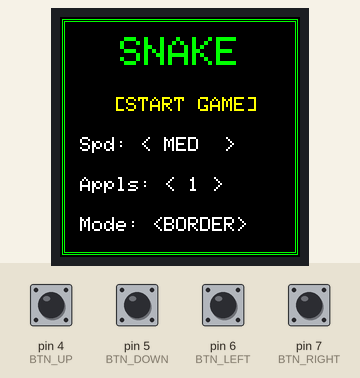
Simulated run of this sketch. Board: Arduino Uno, built for the host (arithmetic inside an expression is 32-bit, double 64-bit). Shown: 240×240 colour display. Inputs (shaded band) come from the test bench; at power-on: pin 4 (BTN_UP), pin 5 (BTN_DOWN), pin 6 (BTN_LEFT), pin 7 (BTN_RIGHT) HIGH. Random numbers use the default seed unless the sketch sets one.

Above: at 1.4 s.
1.5 s: pin 7 (BTN_RIGHT) pulled LOW for 0.15 s
At 1.65 s:
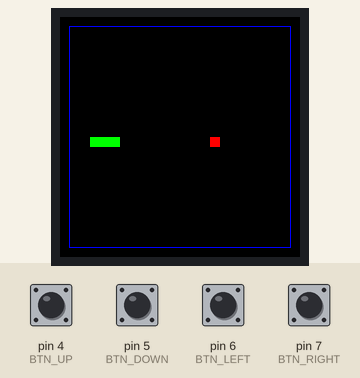
2.2 s: pin 4 (BTN_UP) pulled LOW for 0.15 s
At 2.3 s:
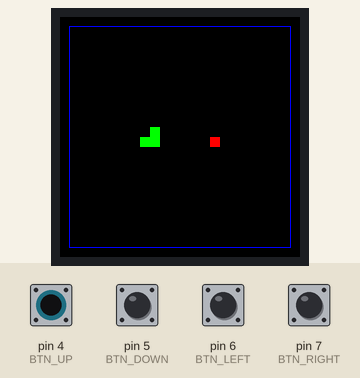
2.9 s: pin 6 (BTN_LEFT) pulled LOW for 0.15 s
At 3.02 s:
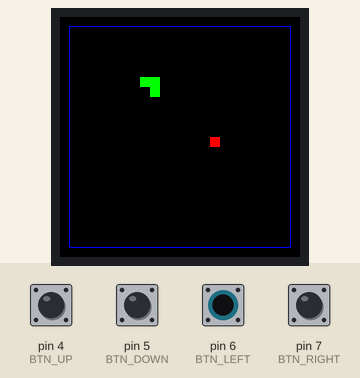
3.6 s: pin 5 (BTN_DOWN) pulled LOW for 0.15 s
At 3.74 s:
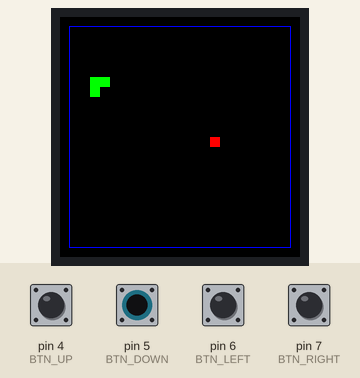
4.3 s: pin 6 (BTN_LEFT) pulled LOW for 1 s
At 4.61 s:
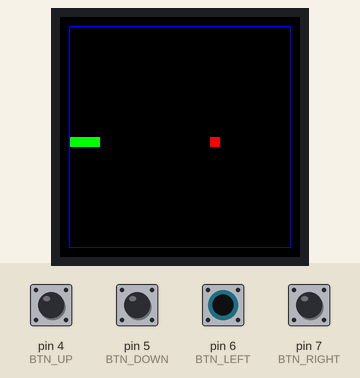
8.2 s: pin 4 (BTN_UP) pulled LOW for 1 s
At 9.4 s:
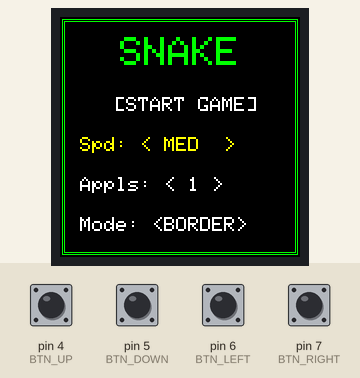
Timing chart, 0 to 11.2 s (numbered marks = the images above; inputs shaded):
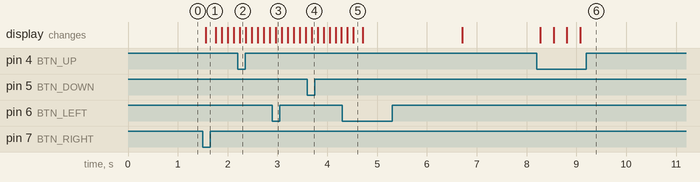

The sketch:

snake.ino
```cpp
#include <Adafruit_GFX.h>
#include <Adafruit_ST7789.h>
#include <SPI.h>

// --- SCREEN PINS ---
#define TFT_CS    10
#define TFT_DC    9
#define TFT_MOSI  11
#define TFT_SCLK  12
#define TFT_RST   -1

Adafruit_ST7789 tft = Adafruit_ST7789(TFT_CS, TFT_DC, TFT_RST);

// --- BUTTON PINS ---
#define BTN_UP    4
#define BTN_DOWN  5
#define BTN_LEFT  6
#define BTN_RIGHT 7

// --- GAME SETTINGS ---
#define GRID_SIZE 10
#define MAX_SNAKE_LENGTH 100

// --- STATE & MENU VARIABLES ---
int gameState = 0;
int menuHover = 0;
int diffSetting = 1;     // 0 = Easy, 1 = Med, 2 = Hard
int appleSetting = 0;    // 0 = 1, 1 = 3, 2 = 5
int modeSetting = 0;     // 0 = Border, 1 = Wrap, 2 = Magnet

int currentSpeed = 120;
int numApples = 1;
int frameCount = 0;

// --- HIGH SCORES ARRAY (3x3x3 Grid) ---
int highScores[3][3][3] = {0};

// --- SNAKE & FOOD ARRAYS ---
int snakeX[MAX_SNAKE_LENGTH];
int snakeY[MAX_SNAKE_LENGTH];
int snakeLength;
int dirX, dirY;
int foodX[5];
int foodY[5];

// ==========================================
// CUSTOM FUNCTIONS
// ==========================================

void drawMenu() {
  tft.fillScreen(ST77XX_BLACK);

  tft.drawRect(2, 2, 236, 236, ST77XX_GREEN);
  tft.drawRect(4, 4, 232, 232, ST77XX_GREEN);

  tft.setCursor(60, 20);
  tft.setTextColor(ST77XX_GREEN);
  tft.setTextSize(4);
  tft.print("SNAKE");

  tft.setTextSize(2);

  // Option 0: Start Game
  tft.setCursor(54, 80);
  if (menuHover == 0) tft.setTextColor(ST77XX_YELLOW); else tft.setTextColor(ST77XX_WHITE);
  tft.print("[START GAME]");

  // Option 1: Difficulty
  tft.setCursor(20, 120);
  if (menuHover == 1) tft.setTextColor(ST77XX_YELLOW); else tft.setTextColor(ST77XX_WHITE);
  tft.print("Spd:");
  if (diffSetting == 0) tft.print(" < EASY >");
  else if (diffSetting == 1) tft.print(" < MED  >");
  else tft.print(" < HARD >");

  // Option 2: Apples
  tft.setCursor(20, 160);
  if (menuHover == 2) tft.setTextColor(ST77XX_YELLOW); else tft.setTextColor(ST77XX_WHITE);
  tft.print("Appls:");
  if (appleSetting == 0) tft.print(" < 1 >");
  else if (appleSetting == 1) tft.print(" < 3 >");
  else tft.print(" < 5 >");

  // Option 3: Game Mode
  tft.setCursor(20, 200);
  if (menuHover == 3) tft.setTextColor(ST77XX_YELLOW); else tft.setTextColor(ST77XX_WHITE);
  tft.print("Mode:");
  if (modeSetting == 0) tft.print(" <BORDER>");
  else if (modeSetting == 1) tft.print(" < WRAP >");
  else tft.print(" <MAGNET>");
}

void spawnFood(int index) {
  bool safeToSpawn = false;

  while (!safeToSpawn) {
    foodX[index] = random(1, 23) * GRID_SIZE;
    foodY[index] = random(1, 23) * GRID_SIZE;
    safeToSpawn = true;

    for (int i = 0; i < snakeLength; i++) {
      if (foodX[index] == snakeX[i] && foodY[index] == snakeY[i]) {
        safeToSpawn = false;
        break;
      }
    }
  }
  tft.fillRect(foodX[index], foodY[index], GRID_SIZE, GRID_SIZE, ST77XX_RED);
}

void resetGame() {
  tft.fillScreen(ST77XX_BLACK);
  frameCount = 0;

  if (appleSetting == 0) numApples = 1;
  else if (appleSetting == 1) numApples = 3;
  else numApples = 5;

  if (modeSetting != 1) {
    tft.drawRect(9, 9, 222, 222, ST77XX_BLUE);
  }

  snakeLength = 3;
  dirX = 1;
  dirY = 0;

  for(int i = 0; i < snakeLength; i++) {
    snakeX[i] = 50 - (i * GRID_SIZE);
    snakeY[i] = 120;
    tft.fillRect(snakeX[i], snakeY[i], GRID_SIZE, GRID_SIZE, ST77XX_GREEN);
  }

  foodX[0] = 150;
  foodY[0] = 120;
  tft.fillRect(foodX[0], foodY[0], GRID_SIZE, GRID_SIZE, ST77XX_RED);

  for (int i = 1; i < numApples; i++) {
    spawnFood(i);
  }
}

// ==========================================
// MAIN SETUP
// ==========================================
void setup() {
  Serial.begin(115200);

  pinMode(BTN_UP, INPUT_PULLUP);
  pinMode(BTN_DOWN, INPUT_PULLUP);
  pinMode(BTN_LEFT, INPUT_PULLUP);
  pinMode(BTN_RIGHT, INPUT_PULLUP);

  SPI.begin(TFT_SCLK, -1, TFT_MOSI, TFT_CS);
  tft.init(240, 240);
  tft.setRotation(2);

  drawMenu();
}

// ==========================================
// MAIN LOOP
// ==========================================
void loop() {

  // --- STATE 0: MAIN MENU ---
  if (gameState == 0) {
    if (digitalRead(BTN_UP) == LOW) {
      menuHover--;
      if (menuHover < 0) menuHover = 3;
      drawMenu();
      delay(200);
    }
    if (digitalRead(BTN_DOWN) == LOW) {
      menuHover++;
      if (menuHover > 3) menuHover = 0;
      drawMenu();
      delay(200);
    }

    if (digitalRead(BTN_LEFT) == LOW) {
      if (menuHover == 1) { diffSetting--; if (diffSetting < 0) diffSetting = 2; }
      if (menuHover == 2) { appleSetting--; if (appleSetting < 0) appleSetting = 2; }
      if (menuHover == 3) { modeSetting--; if (modeSetting < 0) modeSetting = 2; }
      drawMenu();
      delay(200);
    }

    if (digitalRead(BTN_RIGHT) == LOW) {
      if (menuHover == 0) {
        if (diffSetting == 0) currentSpeed = 180;
        else if (diffSetting == 1) currentSpeed = 120;
        else if (diffSetting == 2) currentSpeed = 60;

        gameState = 1;
        resetGame();
      } else {
        if (menuHover == 1) { diffSetting++; if (diffSetting > 2) diffSetting = 0; }
        if (menuHover == 2) { appleSetting++; if (appleSetting > 2) appleSetting = 0; }
        if (menuHover == 3) { modeSetting++; if (modeSetting > 2) modeSetting = 0; }
        drawMenu();
      }
      delay(200);
    }
    return;
  }

  // --- STATE 2: GAME OVER ---
  if (gameState == 2) {
    tft.fillScreen(ST77XX_BLACK);

    // Calculate final score
    int finalScore = snakeLength - 3;

    // Check and update High Score matrix
    if (finalScore > highScores[diffSetting][appleSetting][modeSetting]) {
      highScores[diffSetting][appleSetting][modeSetting] = finalScore;
    }
    int currentHigh = highScores[diffSetting][appleSetting][modeSetting];

    // Render Text
    tft.setCursor(39, 40);
    tft.setTextColor(ST77XX_RED);
    tft.setTextSize(3);
    tft.print("GAME OVER");

    // Display Current Score
    tft.setCursor(72, 90);
    tft.setTextColor(ST77XX_WHITE);
    tft.setTextSize(2);
    tft.print("Score: ");
    tft.print(finalScore);

    // Display High Score
    tft.setCursor(36, 125);
    tft.setTextColor(ST77XX_GREEN);
    tft.setTextSize(2);
    tft.print("High Score: ");
    tft.print(currentHigh);

    delay(2000);

    tft.setCursor(24, 175);
    tft.setTextColor(ST77XX_YELLOW);
    tft.setTextSize(2);
    tft.print("Press UP to Menu");

    while (digitalRead(BTN_UP) == HIGH) { delay(10); }

    gameState = 0;
    drawMenu();
    delay(200);
    return;
  }

  // --- STATE 1: PLAYING THE GAME ---

  if (digitalRead(BTN_UP) == LOW && dirY != 1)     { dirX = 0; dirY = -1; }
  if (digitalRead(BTN_DOWN) == LOW && dirY != -1)  { dirX = 0; dirY = 1; }
  if (digitalRead(BTN_LEFT) == LOW && dirX != 1)   { dirX = -1; dirY = 0; }
  if (digitalRead(BTN_RIGHT) == LOW && dirX != -1) { dirX = 1; dirY = 0; }

  int nextX = snakeX[0] + (dirX * GRID_SIZE);
  int nextY = snakeY[0] + (dirY * GRID_SIZE);

  if (modeSetting == 1) { // WRAP MODE
    if (nextX < 10) nextX = 220;
    else if (nextX > 220) nextX = 10;
    if (nextY < 10) nextY = 220;
    else if (nextY > 220) nextY = 10;
  } else { // BORDER OR MAGNET MODE
    if (nextX < 10 || nextX >= 230 || nextY < 10 || nextY >= 230) {
      gameState = 2;
      return;
    }
  }

  for (int i = 0; i < snakeLength; i++) {
    if (nextX == snakeX[i] && nextY == snakeY[i]) {
      gameState = 2;
      return;
    }
  }

  bool ateApple = false;
  int eatenIndex = -1;

  for (int i = 0; i < numApples; i++) {
    if (nextX == foodX[i] && nextY == foodY[i]) {
      ateApple = true;
      eatenIndex = i;
      break;
    }
  }

  if (ateApple) {
    if (snakeLength < MAX_SNAKE_LENGTH) {
      snakeLength++;
    }
    spawnFood(eatenIndex);
  } else {
    tft.fillRect(snakeX[snakeLength - 1], snakeY[snakeLength - 1], GRID_SIZE, GRID_SIZE, ST77XX_BLACK);
  }

  for (int i = snakeLength - 1; i > 0; i--) {
    snakeX[i] = snakeX[i - 1];
    snakeY[i] = snakeY[i - 1];
  }

  snakeX[0] = nextX;
  snakeY[0] = nextY;
  tft.fillRect(snakeX[0], snakeY[0], GRID_SIZE, GRID_SIZE, ST77XX_GREEN);

  frameCount++;
  if (modeSetting == 2 && frameCount % 3 == 0) {
    for (int i = 0; i < numApples; i++) {
      int oldX = foodX[i];
      int oldY = foodY[i];
      int newFoodX = foodX[i];
      int newFoodY = foodY[i];

      if (foodX[i] < snakeX[0]) newFoodX += GRID_SIZE;
      else if (foodX[i] > snakeX[0]) newFoodX -= GRID_SIZE;
      else if (foodY[i] < snakeY[0]) newFoodY += GRID_SIZE;
      else if (foodY[i] > snakeY[0]) newFoodY -= GRID_SIZE;

      bool hitsSnake = false;
      for (int j = 0; j < snakeLength; j++) {
        if (newFoodX == snakeX[j] && newFoodY == snakeY[j]) { hitsSnake = true; break; }
      }

      if (!hitsSnake && newFoodX >= 10 && newFoodX < 230 && newFoodY >= 10 && newFoodY < 230) {
        tft.fillRect(oldX, oldY, GRID_SIZE, GRID_SIZE, ST77XX_BLACK);
        foodX[i] = newFoodX;
        foodY[i] = newFoodY;
        tft.fillRect(foodX[i], foodY[i], GRID_SIZE, GRID_SIZE, ST77XX_RED);
      }
    }
  }

  delay(currentSpeed);
}
```

Measured:
- after the input at 1.5 s, the display: changes after 0.06 s (image 1)
- after the input at 8.2 s, the display: first changes after 0.08 s (image 6 shows a later state)
